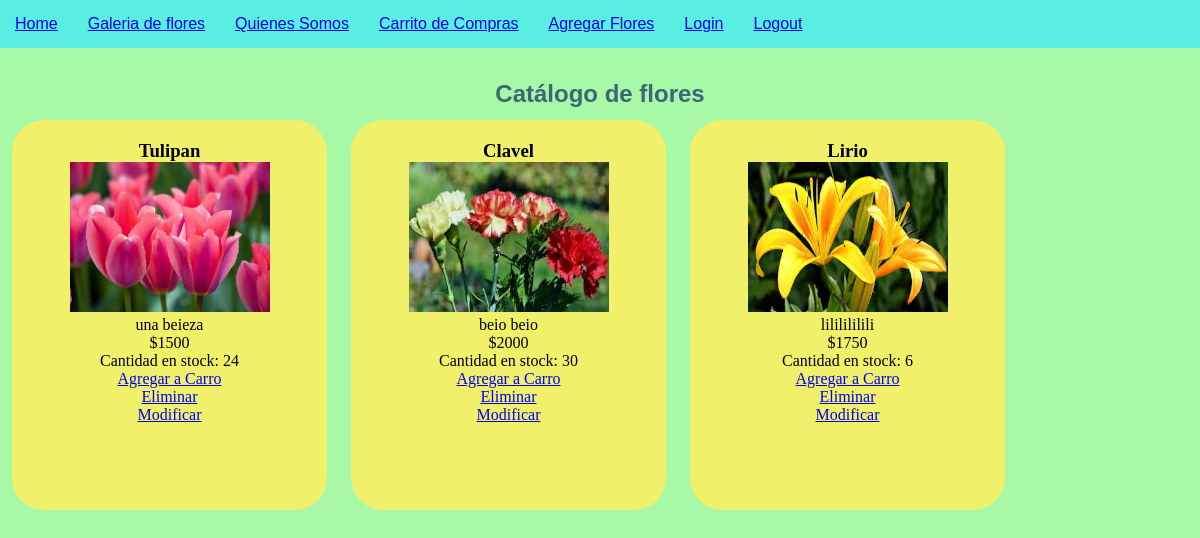
Before: /galeria (signed in) with the older database file.
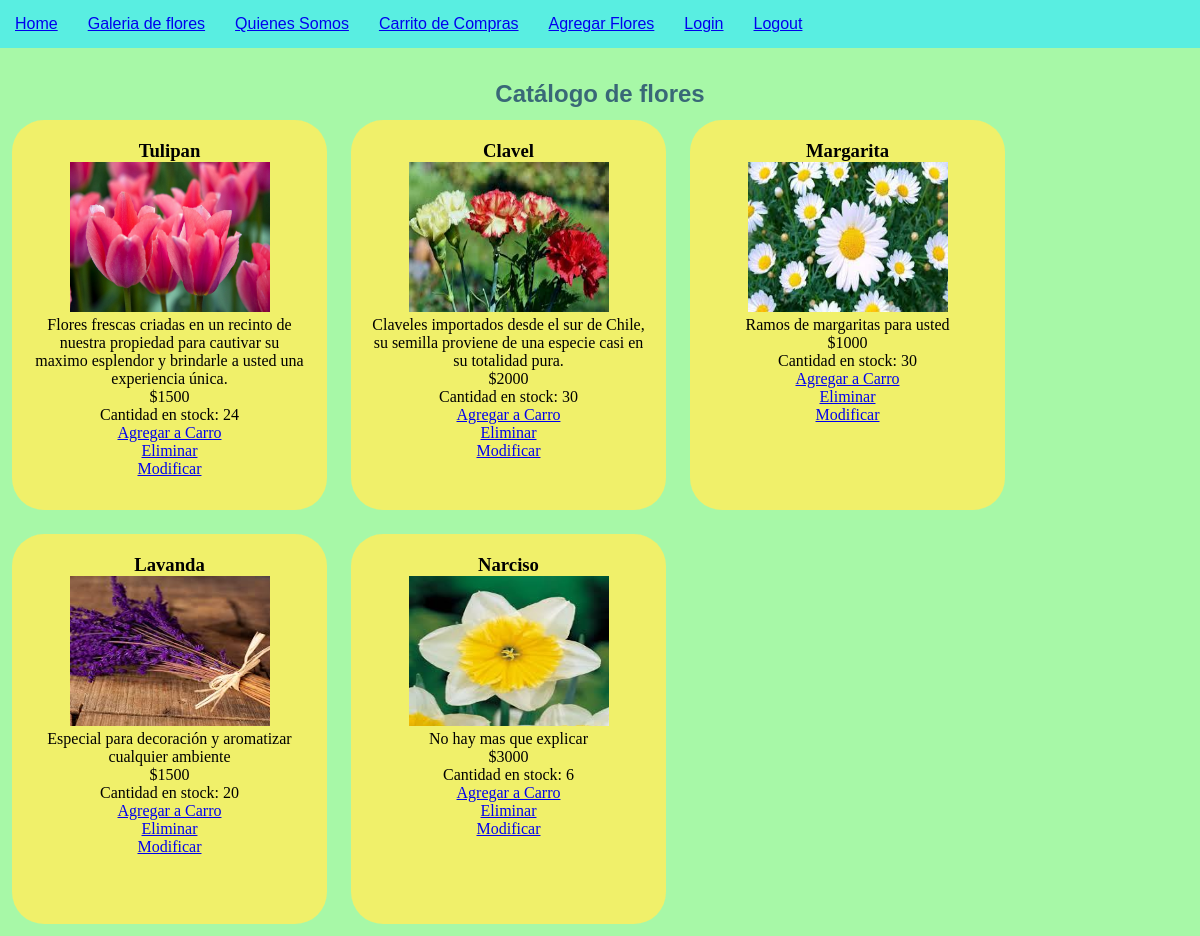
After: the same page with the newer database file.
### floreria/models.py (models this page shows, shortened)
class Flores(models.Model):
    name=models.CharField(max_length=100, primary_key=True)
    foto=models.ImageField(upload_to="flor",null=False)
    descripcion=models.TextField(max_length=300, null=False)
    valor=models.IntegerField(null=False)
    stock=models.IntegerField(null=False)

### floreria/views.py (the view)
# urls.py: path('galeria',galeria,name='GALE'),
@login_required(login_url='/login')
def galeria(request):
    flowers = Flores.objects.all()  # select * from pelicula
    return render(request, 'core/galeria.html', {'listaflores': flowers})

### floreria/templates/core/galeria.html (shortened to what this page needs)
    {% extends "core/base.html" %}
    {% load static %}
    {% block contenido %}
        <h2>Catálogo de flores</h2>
    {% for f in listaflores %}
         <div class="flores">
            <h3>{{f.name}}</h3>
            <img src="{{f.foto.url}}">
            <p>{{f.descripcion}}</p>
            <p>${{f.valor}}</p>
            <p>Cantidad en stock: {{f.stock}}</p>
            <div>
                <a href="{% url 'ANADIR_CARRO' f.name %}">Agregar a Carro</a>
            </div>
            <div>
                <a href="{% url 'ELIMINAR' f.name %}">Eliminar</a>
            </div>
            <div>
                <a href="{% url 'MODIFICA' f.name %}">Modificar</a>
            </div>
        </div>
    {% endfor %}
    {% endblock contenido %}

### floreria/templates/core/base.html (shortened to what this page needs)
<!DOCTYPE html>
<html lang="en">
{% load static %}
<head>
    <link href="{% static 'core/css/estilos_floreria.css' %}" type="text/css" rel="stylesheet">
</head>
<body>
    <header>
        <nav>
            <ol>
                <li>
                    <a href="{% url 'HOME' %}"> Home</a>
                </li>
                <li>
                    <a href="{% url 'GALE' %}"> Galeria de flores</a>
                </li>
                <li>
                    <a href="{% url 'QUIEN' %}"> Quienes Somos</a>
                </li>
                <li>
                    <a href="{% url 'SHOP' %}"> Carrito de Compras</a>
                </li>
                <li>
                    <a href="{% url 'AGREGAR' %}">Agregar Flores</a>
                </li>
                <li>
                    <a href="{% url 'LOGIN' %}"> Login</a>
                </li>
                <li>
                    <a href="{% url 'LOGOUT' %}"> Logout</a>
                </li>
            </ol>
        </nav>
    </header>
    <section>
        {% block contenido %}
        {% endblock contenido %}
    </section>
</body>
</html>

### floreria/static/core/css/estilos_floreria.css (style rules this page uses)
* { margin: 0; padding: 0; }
ol, ul { list-style: none; }
header { width: 100%; position: fixed; z-index: 100; }
body { background-color: rgb(167, 248, 167); }
nav { background-color: rgb(89, 238, 225); width: 100%; overflow: auto; }
nav li { float: left; list-style: none; display: block; background-color: rgb(89, 238, 225); font-family: Arial, Helvetica, sans-serif; padding: 15px; }
h2 { color: rgb(57, 104, 119); font-family: Arial, Helvetica, sans-serif; text-align: center; }
section { padding-top: 80px; }
img { width: 200px; height: 150px; }
.flores { padding: 20px; margin-left: 1%; background-color: rgb(240, 240, 106); width: 250px; float: left; border-radius: 2em; text-align: center; margin: 1%; width: 275px; height: 350px; }

Changed rows visible on the page:
removed Flores: name "Lirio", foto (picture), descripcion "lililililili", valor "1750", stock "6"
changed Flores "Tulipan": descripcion "una beieza" → "Flores frescas criadas en un recinto de nuestra propiedad para cautivar su maximo esplendor y brindarle a usted una experiencia única."
changed Flores "Clavel": descripcion "beio beio" → "Claveles importados desde el sur de Chile, su semilla proviene de una especie casi en su totalidad pura."
added Flores: name "Margarita", foto (picture), descripcion "Ramos de margaritas para usted", valor "1000", stock "30"
added Flores: name "Lavanda", foto (picture), descripcion "Especial para decoración y aromatizar cualquier ambiente", valor "1500", stock "20"
added Flores: name "Narciso", foto (picture), descripcion "No hay mas que explicar", valor "3000", stock "6"
